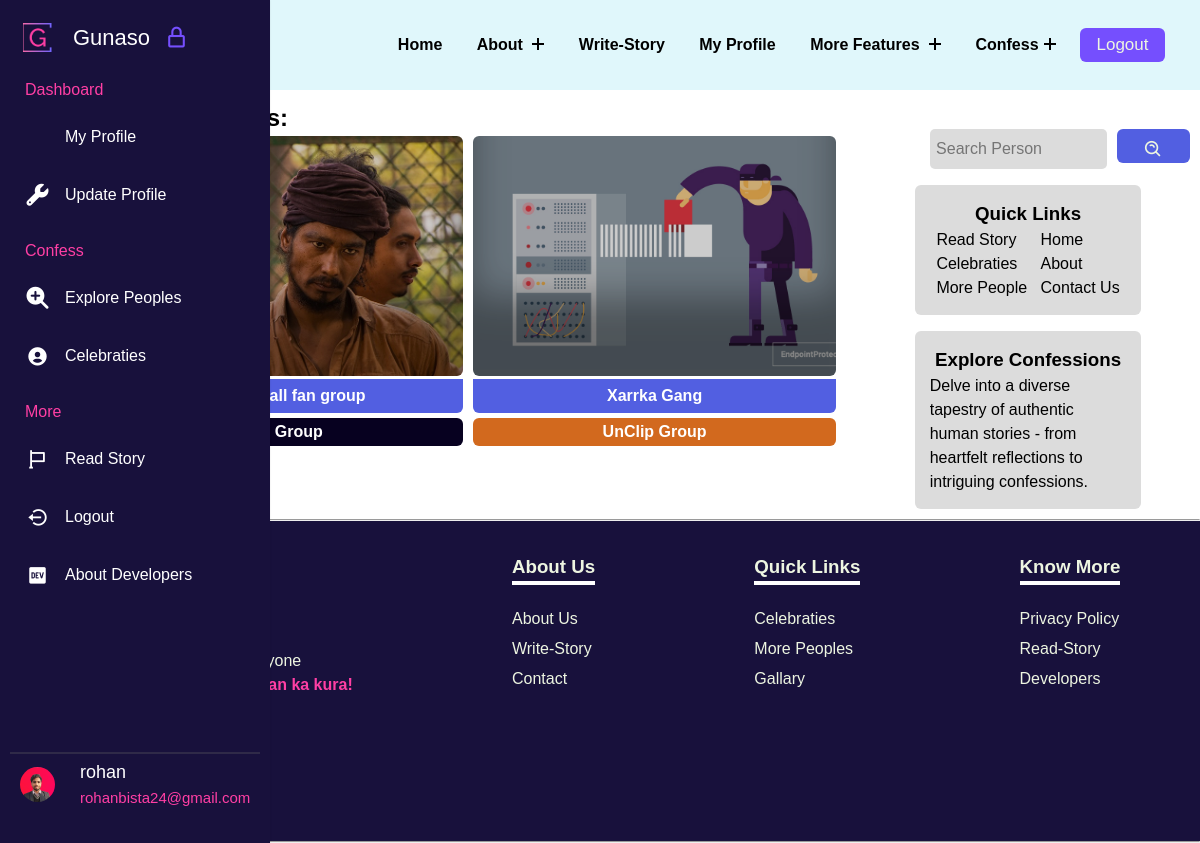
The app's page /groups/ (signed in), older data.
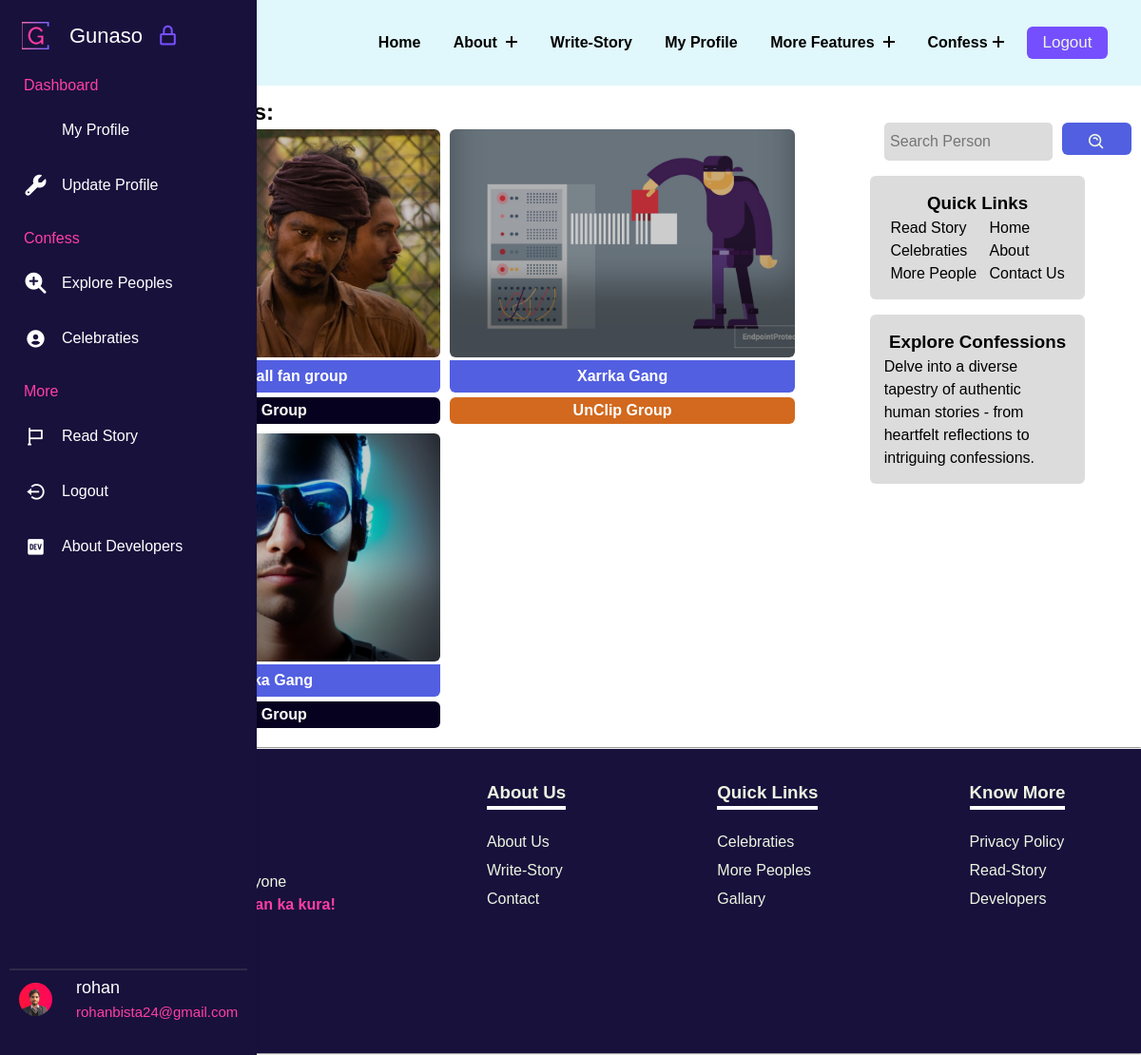
The same page, newer data.
### gunasoApp/models.py (models this page shows, shortened)
class Profile(models.Model):
    user = models.OneToOneField(User, on_delete=models.CASCADE, related_name="Profile")
    image = models.ImageField(upload_to="gunasoApp/images/loggeduserImages", blank=True, default="upload-image")

class ConfessGroup(models.Model):
    sno = models.AutoField(primary_key=True)
    Groupname = models.CharField(max_length=30)
    owner = models.ForeignKey(User, on_delete=models.CASCADE, related_name = "owner", blank=True, default="")
    creationDate = models.DateField(auto_now_add=True)
    slug = models.CharField(max_length=130,unique=True, blank=True)
    image = models.ImageField(upload_to="gunasoApp/images/groupImages", blank=True, default="upload-image")
    introduction = models.TextField(blank=True)

### gunasoApp/views.py (the view)
# urls.py: path('groups/',views.groups, name='groups'),
def groups(request):
    clippedGroups_fetch = Groupclipping.objects.filter(user=request.user)
    savedGroups = clippedGroups_fetch.values_list('visitedGroup', flat=True)
    allgroups = ConfessGroup.objects.all()
    context = {"allgroups":allgroups,"savedGroups":savedGroups}
    return render(request, 'groups.html', context)

### templates/groups.html (shortened to what this page needs)
{% extends 'base.html' %}
{% load static %}
    {% block base_style%}
    {{ block.super }}
    <link rel="stylesheet" href="{% static 'styles/groups.css' %}">
    {% endblock base_style%}
    {% block content %}
    <div class="groupsmain">
        <div class="containflex">
            <div class="leftside">
                <h2>Explore <span class="blue">Groups:</span></h2>
                <div class="gridcontain">
                    {% for allgroups in allgroups %}
                    <div data-aos="fade-up">
                        <div class="card" style="background-image: url(../media/{{allgroups.image}});">
                        </div>
                        <div class="linksbtns">
                            <a class="usernameanchor" href="/groups/{{allgroups.slug}}">{{allgroups.Groupname}}</a>
                            {% if user.is_authenticated %}
                            {% if allgroups.sno not in savedGroups %}
                            <form action="/groups/{{user}}/clip-system-group/{{allgroups.slug}}/" method="post">
                                <input class="clipuserbtn" type="submit" value="Clip Group" name="" id="">
                            </form>
                            {% else %}
                            <form action="../groups/{{user}}/unclip-group-system/{{allgroups.slug}}/" method="post">
                                <input class="clipuserbtn" type="submit" style="background-color: chocolate;" value="UnClip Group" name="" id="">
                            </form>
                            {% endif %}
                            {% endif %}
                        </div>
                    </div>
                    {% endfor %}
                </div>
            </div>
            <div class="rightside">
                <div class="searchdiv" data-aos="fade-down">
                    <form method="get" action="{% url 'searchperson' %}">
                        <input class="searchinp" type="search" placeholder="Search Person" aria-label="Search"
                            name="query" id="query">
                        <button class="copybtn" type="submit" style="margin: 0;">
                            <i class='bx bx-search-alt'></i>
                        </button>
                    </form>
                </div>
                <div class="catandside">
                    <div class="categoriesdiv" data-aos="fade-down">
                        <h3>Quick Links</h3>
                        <div class="uls">
                            <ul class="lineone">
                                <li><a href="/read-story">Read Story</a></li>
                                <li><a href="/topics">Celebraties</a></li>
                                <li><a href="#">More People</a></li>
                            </ul>
                            <ul class="lineone">
                                <li><a href="/">Home</a></li>
                                <li><a href="/about">About</a></li>
                                <li><a href="/contact">Contact Us</a></li>
                            </ul>
                        </div>
                    </div>
                    <div class="categoriesdiv" data-aos="fade-up">
                        <h3>Explore Confessions</h3>
                        <p>Delve into a diverse tapestry of authentic human stories - from heartfelt reflections to
                            intriguing confessions.</p>
                    </div>
                </div>
            </div>
        </div>
    </div>
    {% endblock %}

### templates/base.html (shortened to what this page needs)
{% load static %}
<!DOCTYPE html>
<html lang="en">
<head>
    {% block base_style%}
    <link rel="stylesheet" href="{% static 'styles/base.css' %}">
    <link href="https://unpkg.com/aos@2.3.1/dist/aos.css" rel="stylesheet">
    {% endblock base_style%}
    <link rel="stylesheet" href="https://cdnjs.cloudflare.com/ajax/libs/font-awesome/4.7.0/css/font-awesome.min.css" />
    <link href="https://cdn.jsdelivr.net/npm/remixicon@4.0.0/fonts/remixicon.css" rel="stylesheet" />
    <link flex href="https://unpkg.com/boxicons@2.1.4/css/boxicons.min.css" rel="stylesheet" />
</head>
<body>
    <header class="header">
        <div class="container_nav">
            <div class="header-main">
                <div class="logo">
                    <a href="/">
                        <div class="contentlogo">
                            <h2 class="text" data-text="Gunaso">
                            </h2>
                        </div>
                    </a>
                </div>
                <nav class="nav-menu">
                    <ul class="menu">
                        <li class="menu-item">
                            <a href="/">Home</a>
                        </li>
                        <li class="menu-item menu-item-has-children">
                            <a href="#" data-toggle="sub-menu">About <i class="plus"></i></a>
                        </li>
                        <li class="menu-item">
                            <a href="{% url 'writestory' %}">write-Story</a>
                        </li>
                        <li class="menu-item">
                            <a href="/user/{{request.user}}">My Profile</a>
                        </li>
                        <li class="menu-item menu-item-has-children">
                            <a href="#" data-toggle="sub-menu">More Features <i class="plus"></i></a>
                        </li>
                        <li class="menu-item menu-item-has-children">
                            <a href="#" data-toggle="sub-menu">Confess<i class="plus"></i></a>
                        </li>
                        {% if user.is_authenticated %}
                        <button id="logoutbtn" onclick="logoutfunc()">
                            Logout
                        </button>
                        {% endif %}
                    </ul>
                </nav>
            </div>
        </div>
    </header>
    <nav class="sidebar hoverable close">
        <div class="logo_items flex">
            <span class="nav_image">
                <img src="{% static 'images/logos/g-high-resolution-logo-transparent.png' %}" alt="logo_img" />
            </span>
            <span class="logo_name">Gunaso</span>
            <i class="bx bx-lock-alt" id="lock-icon" title="Unlock Sidebar"></i>
        </div>
        <div class="menu_container">
            <div class="menu_items">
                <ul class="menu_item">
                    <div class="menu_title flex">
                        <span class="title">Dashboard</span>
                    </div>
                    <li class="item">
                        <a href="/user/{{request.user}}" class="link flex">
                            <i style="color: #fff;">
                                <lord-icon src="https://cdn.lordicon.com/hrjifpbq.json" trigger="hover"
                                    style="width:35px;height:35px" colors="primary:#fff,secondary:#fff">
                                </lord-icon>
                            </i>
                            <span>My Profile</span>
                        </a>
                    </li>
                    <li class="item">
                        <a href="{% url 'update_profile' %}" class="link flex">
                            <i class="fa-solid fa-wrench"></i>
                            <span>Update Profile</span>
                        </a>
                    </li>
                </ul>
                <ul class="menu_item">
                    <div class="menu_title flex">
                        <span class="title">Confess</span>
                    </div>
                    <li class="item">
                        <a href="{% url 'person' %}" class="link flex">
                            <i class="fa-solid fa-magnifying-glass-plus"></i>
                            <span>Explore Peoples</span>
                        </a>
                    </li>
                    <li class="item">
                        <a href="{% url 'topics' %}" class="link flex">
                            <i class='bx bxs-user-circle'></i>
                            <span>Celebraties</span>
                        </a>
                    </li>
                </ul>
                <ul class="menu_item">
                    <div class="menu_title flex">
                        <span class="title">More</span>
                    </div>
                    <li class="item">
                        <a href="{% url 'readstory' %}" class="link flex">
                            <i class="bx bx-flag"></i>
                            <span>Read Story</span>
                        </a>
                    </li>
                    <li class="item">
                        <a href="{% url 'logout' %}" class="link flex">
                            <i class='bx bx-log-out-circle'></i>
                            <span>Logout</span>
                        </a>
                    </li>
                    <li class="item">
                        <a href="{% url 'developers' %}" class="link flex">
                            <i class='bx bxl-dev-to'></i>
                            <span>About Developers</span>
                        </a>
                    </li>
                </ul>
            </div>
            <div class="sidebar_profile flex">
                {% if user.is_authenticated %}
                <span class="nav_image">
                    <img src="{{request.user.Profile.image.url}}" alt="logo_img"
                        style="border-radius: 50%; height: 35px; width:35px;" />
                </span>
                <div class="data_text">
                    <span class="name">{{request.user}}</span>
                    <br>
                    <span class="email">{{request.user.email}}</span>
                </div>
                {% else %}
                <span class="name">Login</span>
                {% endif %}
            </div>
        </div>
    </nav>
    {% block content %} {% endblock %}
    <hr>
    <footer class="footer">
        <div class="fone">
            <p>Gunaso for Everyone<br> <span>Pokham afna man ka kura!</span></p>
            <div class="footer-links">
                <a href=""></a>
                <a href=""></a>
                <a href=""></a>
            </div>
        </div>
        <div class="ftwo">
            <ul>
                <h3 class="footer-h3">About Us</h3>
                <li><a href="{% url 'about' %}">About Us</a></li>
                <li><a href="{% url 'writestory' %}">Write-Story</a></li>
                <li><a href="{% url 'contact' %}">Contact</a></li>
            </ul>
        </div>
        <div class="fthree">
            <ul>
                <h3 class="footer-h3">Quick Links</h3>
                <li><a href="{% url 'topics'%}">Celebraties</a></li>
                <li><a href="{% url 'person'%}">More Peoples</a></li>
                <li><a href="{% url 'gallary' %}">Gallary</a></li>
            </ul>
        </div>
        <div class="ffour">
            <ul>
                <h3 class="footer-h3">Know More</h3>
                <li><a href="{% url 'privacypolicy' %}">Privacy Policy</a></li>
                <li><a href="{% url 'readstory' %}">Read-Story</a></li>
                <li><a href="{% url 'developers' %}">Developers</a></li>
            </ul>
        </div>
    </footer>
</body>
</html>

### static/styles/groups.css (style rules this page uses)
* { margin: 0; padding: 0; list-style: none; text-decoration: none; font-family: sans-serif; box-sizing: border-box; }
:root { --dark: #754ffe; --darkgreen: #379683; --bcolor: #5CDB95; --cooltexr: #4a4b65; --backupgreen: #8EE4AF; --para: #EDF5E1; --mainheading: #FFF; --hotish: #FF3FA4; --skyblue: #525FE1; --footer: #18113c; }
.groupsmain { margin-left: 5rem; }
.copybtn { cursor: pointer; background-color: var(--skyblue); font-family: inherit; display: inline-block; width: 5em; height: 2em; line-height: 1.9em; margin: 10px 0; position: relative; overflow: hidden; border: 2px solid var(--color); transition: color .5s; z-index: 1; font-size: 17px; border-radius: 6px; font-weight: 500; color: var(--para); }
.copybtn:before { content: ""; position: absolute; z-index: -1; background: var(--skyblue); height: 150px; width: 200px; border-radius: 50%; }
.copybtn:before { top: 100%; left: 100%; transition: all .7s; }
.containflex { padding: 10px; display: flex; gap: 20px; }
.gridcontain { display: grid; gap: 10px; grid-template-columns: repeat(2, 1fr) }
.card { padding: 6px; height: 30vh; border-radius: 6px; box-shadow: rgba(0, 0, 0, 0.35) 0px -80px 36px -1px inset; background-color: violet; background-size: cover; background-position: center; background-repeat: no-repeat; filter: brightness(80%); }
a { text-decoration: none; }
.leftside { padding: 0 10px 10px 10px; flex-basis: 70%; }
.rightside { padding-top: 13px; flex-basis: 30%; border-radius: 6px; }
.searchdiv { margin-top: 1rem; display: flex; align-items: center; margin-left: 4rem; }
.searchdiv form { display: flex; gap: 10px; }
.searchdiv i { line-height: 5vh; font-size: 20px; }
.searchinp { padding: 6px; width: 78%; background-color: gainsboro; height: 5vh; }
.searchinp { border: none; font-size: 16px; border-radius: 5px; }
.catandside { display: flex; flex-direction: column; align-items: center; }
.categoriesdiv { margin-top: 1rem; border-radius: 6px; padding: 15px; background-color: gainsboro; text-align: center; width: 70%; }
.categoriesdiv p { text-align: left; }
.uls { display: flex; justify-content: space-around; }
.uls ul { text-align: left; }
.uls ul li a { text-decoration: none; color: #000; cursor: pointer; }
.usernameanchor { display: flex; justify-content: center; font-weight: bold; margin-top: 3px; font-size: 16px; background-color: var(--skyblue); padding: 5px 10px; border-bottom-left-radius: 6px; border-bottom-right-radius: 6px; width: inherit; color: #ffffff; }
.linksbtns { display: flex; flex-direction: column; gap: 5px; }
.gridcontain form { width: 100%; }
form .clipuserbtn { border: none; cursor: pointer; display: flex; justify-content: center; font-weight: bold; font-size: 16px; background-color: rgb(7, 1, 32); padding: 5px 10px; border-radius: 6px; width: inherit; color: #ffffff; }

Row changes from the older to the newer data that the page shows:
added ConfessGroup: image (picture), Groupname "Xarrka Gang"
